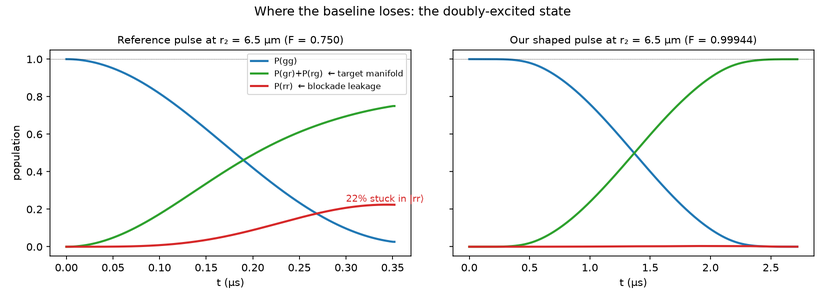
#> input picture ch01/fig_dynamics_r2.png, 825 x 300 px, shrunk from 1650 x 600 before the run; the run also reads 1 picture not shown here
$ python make_slides_hackathon.py
#> lines starting #> are read from the running program, lines starting #| are printed output that depends on the picture
#!/usr/bin/env python3
"""The definitive combined deck -> HACKATHON_slides.pdf (~25 slides, 16:9).

Post-demo version: full mathematics, methods, error budgets, and an
anticipated-questions section. Design rules: every acronym defined at first
use; every number tagged with provenance (brief / device spec / computed /
measured); max ~5 text blocks per slide; equations in math type.
Run from repo root:  .venv/bin/python make_slides_hackathon.py
"""

import matplotlib
import numpy as np

matplotlib.use("Agg")
matplotlib.rcParams["pdf.fonttype"] = 42
matplotlib.rcParams["mathtext.fontset"] = "dejavusans"
import matplotlib.image as mpimg
import matplotlib.pyplot as plt
from matplotlib.backends.backend_pdf import PdfPages
from matplotlib.patches import Circle, FancyArrow, FancyBboxPatch

INK = "#16161d"; ACCENT = "#0f766e"; GOOD = "#15803d"; MUTED = "#6b7280"
BG = "#fbfaf7"; ON = "#22c55e"; OFF = "#cbd5e1"; BAD = "#b91c1c"
PANEL = "#ffffff"
W, H = 13.333, 7.5


def new_slide(title, kicker=None, subhead=None):
    fig = plt.figure(figsize=(W, H)); fig.patch.set_facecolor(BG)
    if kicker:
        fig.text(0.055, 0.95, kicker.upper(), fontsize=10.5, color=ACCENT,
                 fontweight="bold", family="monospace")
    fig.text(0.055, 0.875, title, fontsize=23, color=INK, fontweight="bold")
    if subhead:
        fig.text(0.055, 0.818, subhead, fontsize=12, color=MUTED)
    fig.text(0.055, 0.03, "Team 6 · Harmoniqs x Pasqal x Microsoft · July 29 2026",
             fontsize=8, color=MUTED)
    fig.text(0.945, 0.03, "github.com/roshaninfordham/quantum-hackathon",
             fontsize=8, color=MUTED, ha="right")
    return fig


def lines(fig, items, x=0.055, y=0.73, dy=0.085, fs=14, color=INK):
    for body in items:
        fig.text(x, y, "–", fontsize=fs, color=ACCENT, fontweight="bold")
        fig.text(x + 0.020, y, body, fontsize=fs, color=color, va="top",
                 linespacing=1.4)
        y -= dy + body.count("\n") * fs * 0.0028
    return y


def eq(fig, tex, y, fs=21, x=0.5, color=INK, box=True):
    t = fig.text(x, y, tex, fontsize=fs, color=color, ha="center", va="center")
    if box:
        t.set_bbox(dict(boxstyle="round,pad=0.55", facecolor=PANEL,
                        edgecolor=ACCENT, lw=1.4))
    return t


def image_panel(fig, path, rect, caption=None):
    ax = fig.add_axes(rect); ax.imshow(mpimg.imread(path)); ax.axis("off")
    if caption:
        fig.text(rect[0] + rect[2] / 2, rect[1] - 0.030, caption,
                 fontsize=9.5, color=MUTED, ha="center")
    return ax


def canvas(fig, rect, xlim, ylim):
    ax = fig.add_axes(rect); ax.set_xlim(*xlim); ax.set_ylim(*ylim)
    ax.set_aspect("equal"); ax.axis("off")
    return ax


def atom(ax, x, y, on, r=0.42, label=None, blockade=None):
    ax.add_patch(Circle((x, y), r, facecolor=ON if on else OFF,
                        edgecolor=INK, lw=1.4, zorder=3))
    ax.text(x, y, "ON" if on else "OFF", ha="center", va="center", fontsize=8,
            fontweight="bold", color="white" if on else MUTED, zorder=4)
    if blockade:
        ax.add_patch(Circle((x, y), blockade, fill=False, ls="--",
                            edgecolor=ACCENT, lw=1.2, alpha=0.7))
    if label:
        ax.text(x, y - r - 0.45, label, ha="center", fontsize=10, color=INK)


def flow(fig, steps, y=0.50, x0=0.055, x1=0.945, box_h=0.34):
    n = len(steps); gap = 0.016
    bw = (x1 - x0 - gap * (n - 1)) / n
    for i, (t, sub) in enumerate(steps):
        bx = x0 + i * (bw + gap)
        fig.patches.append(FancyBboxPatch(
            (bx, y - box_h / 2), bw, box_h, transform=fig.transFigure,
            boxstyle="round,pad=0.008", facecolor=PANEL, edgecolor=ACCENT,
            lw=1.6, zorder=2))
        fig.text(bx + 0.012, y + box_h / 2 - 0.048, f"{i + 1}", fontsize=16,
                 color=ACCENT, fontweight="bold", zorder=3)
        fig.text(bx + bw / 2, y + box_h / 2 - 0.078, t, fontsize=11,
                 color=INK, fontweight="bold", ha="center", va="top",
                 zorder=3, linespacing=1.25)
        fig.text(bx + bw / 2, y + 0.030, sub, fontsize=9, color=MUTED,
                 ha="center", va="top", zorder=3, linespacing=1.3)
        if i < n - 1:
            fig.text(bx + bw + gap / 2, y, "→", fontsize=14, color=ACCENT,
                     ha="center", va="center", zorder=3)


# [8 lines left out: function qa, not called in this run]


_n = [0]
pdf = PdfPages("HACKATHON_slides.pdf")


def save(fig):
    _n[0] += 1
    pdf.savefig(fig)
    import os
    os.makedirs("slides_png", exist_ok=True)
    fig.savefig(f"slides_png/slide_{_n[0]:02d}.png", dpi=130,
                facecolor=fig.get_facecolor())
    plt.close(fig)


# ═══ 1 · TITLE ═══════════════════════════════════════════════════════════
fig = plt.figure(figsize=(W, H)); fig.patch.set_facecolor(BG)
fig.text(0.5, 0.68, "Two challenges, one laser", fontsize=38, color=INK,
         fontweight="bold", ha="center")
fig.text(0.5, 0.575, "Entangling two atoms at the quantum speed limit, then making five atoms\n"
         "solve an NP-hard puzzle — validated on Pasqal Cloud, run twice on real hardware.",
         fontsize=14.5, color=ACCENT, ha="center", linespacing=1.6)
for x, label, val in [(0.20, "Challenge 1 fidelity", "0.75 → 1.000000"),
                      (0.50, "Challenge 2 success rate", "0.66 → 0.999999"),
                      (0.80, "Real-atom shots", "3000, all three stages")]:
    fig.text(x, 0.40, label, fontsize=12, color=MUTED, ha="center")
    fig.text(x, 0.33, val, fontsize=19, color=GOOD, ha="center", fontweight="bold")
fig.text(0.5, 0.16, "Team 6 · A Real Quantum Hackathon · Microsoft Garage NYC · July 29 2026",
         fontsize=11, color=MUTED, ha="center")
save(fig)

# ═══ 2 · EXECUTIVE SUMMARY ═══════════════════════════════════════════════
fig = new_slide("Executive summary", "for the impatient")
lines(fig, [
    "We completed both stages of the hackathon — the ranking metric — with the largest margins the\nscoring allows, and validated everything outward: exact simulation → Pasqal's cloud → real atoms.",
    "Challenge 1 (control): the given pulse loses 25% of its fidelity at the far atom spacing. One physics\nratio explains why. Our pulses score 1.000000 at both spacings and run up to 11× faster.",
    "Challenge 2 (computation): we encoded a graph puzzle in atom positions and shaped one laser sweep\nso a photograph reads out the optimal answer: 1500 of 1500 cloud measurements were correct.",
    "Execution evidence: two real-QPU runs with predictions published beforehand; one referee program per\nchallenge; every number in this deck regenerates from our public repository.",
], y=0.74, dy=0.125, fs=14)
fig.text(0.055, 0.175, "The transferable asset: a 5-parameter, hardware-native sweep family whose optimization cost does not\n"
         "grow with problem size — the working recipe for the 80-atom instances of Challenge 3.",
         fontsize=13, color=ACCENT, fontweight="bold", linespacing=1.5)
save(fig)

# ═══ 3 · THE MACHINE ═════════════════════════════════════════════════════
fig = new_slide("The machine, in thirty seconds", "background",
                "Pasqal's processor holds individual atoms in optical tweezers, then drives them all with one global laser.")
ax = canvas(fig, [0.05, 0.14, 0.42, 0.56], (-3.2, 3.2), (-2.6, 2.8))
atom(ax, -1.4, 1.0, False, label="ground |g⟩ = OFF")
atom(ax, 1.4, 1.0, True, label="Rydberg |r⟩ = ON")
ax.add_patch(FancyArrow(-2.9, -1.3, 5.4, 0, width=0.09, color=BAD, alpha=0.75))
ax.text(0, -1.85, "one laser addresses ALL atoms at once", ha="center",
        fontsize=10, color=BAD)
lines(fig, [
    "Each atom is a two-level system: the ground\nstate |g⟩ (OFF) or a highly-excited Rydberg\nstate |r⟩ (ON).",
    "We control two functions of time: the laser's\npower Ω(t) ('omega', the Rabi frequency) and\nits frequency offset δ(t) ('delta', the detuning).",
    "Two ON atoms repel with energy V = C₆/r⁶.\nClose atoms can therefore never both be ON:\nthe Rydberg blockade.",
], x=0.52, y=0.73, dy=0.14, fs=13)
save(fig)
#> in save (call 3), `pdf.savefig(fig)`:
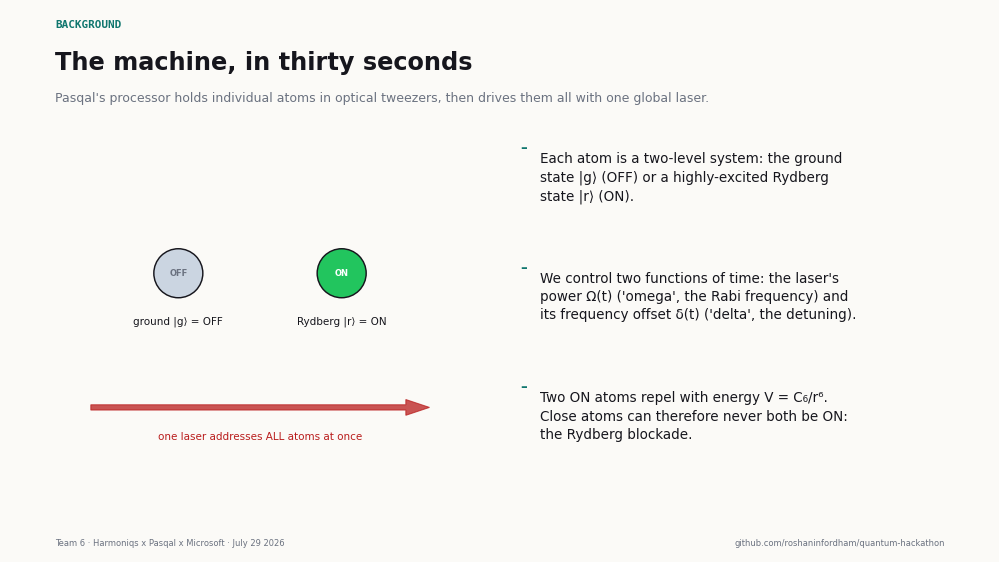
#> figure drawn by matplotlib, 1 panel

# ═══ 4 · THE HAMILTONIAN ═════════════════════════════════════════════════
fig = new_slide("The one equation everything runs on", "the mathematics",
                "This Hamiltonian is given verbatim in the challenge brief. Every simulation in this deck solves exactly it.")
eq(fig, r"$H(t)/\hbar \; = \; \frac{\Omega(t)}{2}\sum_i \sigma_x^{(i)} \; - \; \delta(t)\sum_i n_i \; + \; \sum_{i<j}\frac{C_6}{r_{ij}^{6}}\, n_i n_j$",
   y=0.68, fs=20)
rows = [
    (r"$\frac{\Omega(t)}{2}\sum \sigma_x$", "the DRIVE — flips atoms between OFF and ON at rate Ω. The gas pedal."),
    (r"$-\,\delta(t)\sum n_i$", "the TILT — energy reward (δ>0) or penalty (δ<0) for each ON atom. n = |r⟩⟨r| counts ON atoms."),
    (r"$\sum C_6\, n_i n_j / r_{ij}^6$", "the RULE — pairwise repulsion between ON atoms. C₆ = 865,723 rad·µm⁶/µs, read from the device spec."),
]
y = 0.475
for math, desc in rows:
    fig.text(0.115, y, math, fontsize=15, color=ACCENT, ha="center")
    fig.text(0.225, y, desc, fontsize=12.5, color=INK, va="center")
    y -= 0.093
fig.text(0.055, 0.145, "Blockade radius: setting the rule equal to the drive, C₆/R_b⁶ = ħΩ, gives R_b = (C₆/Ω)^(1/6) ≈ 7.19 µm\n"
         "at Ω = 2π×1 MHz — computed by us from the two device numbers above.",
         fontsize=12, color=MUTED, linespacing=1.45)
save(fig)

# ═══ 5 · CH1 PROBLEM ═════════════════════════════════════════════════════
fig = new_slide("Challenge 1 — make two atoms share one excitation", "part one · the task")
fig.text(0.055, 0.775, "GIVEN (challenge brief):", fontsize=11.5, color=MUTED, fontweight="bold")
lines(fig, [
    "Two atoms, both OFF, at spacing r₁ = 5.0 µm, and again at r₂ = 6.5 µm.",
    "A reference pulse to beat: square, Ω = 2π×1 MHz, resonant (δ = 0), duration 352 ns.",
    "Its scores (we reproduced them exactly): F = 0.992564 at r₁ and F = 0.750003 at r₂.",
], y=0.73, dy=0.072, fs=13.5)
fig.text(0.055, 0.48, "SCORE (defined in the brief):", fontsize=11.5, color=MUTED, fontweight="bold")
eq(fig, r"$F \;=\; \left|\langle \Psi^{+} | \psi(T)\rangle\right|^{2}\,,"
        r"\qquad |\Psi^{+}\rangle = \frac{1}{\sqrt{2}}\,(|gr\rangle + |rg\rangle)$",
   y=0.40, fs=17)
fig.text(0.055, 0.28, "In words: ψ(T) is the state our pulse produces; F is its squared overlap with the ideal Bell state —\n"
         "the state where exactly one atom is ON, shared between both. F = 1.0 means a perfect match.",
         fontsize=12.5, color=INK, linespacing=1.45)
fig.text(0.055, 0.155, "WE DESIGN: Ω(t) and δ(t), within the device envelope (Ω ≤ 12.57 rad/µs, |δ| ≤ 125.7 rad/µs, T ≤ 6000 ns,\n"
         "4 ns clock — all read from the published device object at runtime, never hardcoded).",
         fontsize=12, color=ACCENT, linespacing=1.45)
save(fig)

# ═══ 6 · CH1 MATH ════════════════════════════════════════════════════════
fig = new_slide("The two-atom problem is exactly three states", "part one · the mathematics",
                "A global drive preserves atom-exchange symmetry, so from |gg⟩ only the symmetric subspace is reachable. Exact, not approximate.")
fig.text(0.30, 0.635, r"basis $\{|gg\rangle,\ |W\rangle,\ |rr\rangle\}$:", fontsize=15,
         color=INK, ha="center", va="center")
mat = ("⎛    0        Ω/√2       0     ⎞\n"
       "⎜  Ω/√2       −δ       Ω/√2   ⎟\n"
       "⎝    0        Ω/√2    −2δ + V ⎠")
t = fig.text(0.63, 0.635, "H₃  =   " + mat, fontsize=15, color=INK,
             ha="center", va="center", family="monospace", linespacing=1.35)
t.set_bbox(dict(boxstyle="round,pad=0.5", facecolor=PANEL, edgecolor=ACCENT, lw=1.4))
lines(fig, [
    "The middle state |W⟩ = (|gr⟩+|rg⟩)/√2 IS the Bell state we are scored on.",
    "Where √2 comes from: ⟨W| Σσₓ/2 |gg⟩ = Ω/√2 — both atoms reach for the same photon, so the pair\noscillates √2 times faster than a single atom. (This shows up later on the machine's own dashboard.)",
    "Perfect blockade (V → ∞): |rr⟩ decouples, leaving a plain two-level oscillation |gg⟩ ↔ |W⟩ at rate √2·Ω.\nStopping it at T = π/(√2·Ω) lands exactly on the Bell state. For the reference pulse that is 352 ns.",
    "Weak blockade (V ≈ Ω): |rr⟩ mixes in — population leaks AND |W⟩ shifts in energy by ≈ Ω²/2V\n(second-order perturbation theory). Both effects are what the reference pulse suffers at 6.5 µm.",
], y=0.475, dy=0.088, fs=12.5)
save(fig)

# ═══ 7 · CH1 DIAGNOSIS ═══════════════════════════════════════════════════
fig = new_slide("Diagnosis: one ratio explains the failure", "part one · evidence",
                "Blockade quality is V/Ω — interaction over drive. r₁: V/Ω = 8.8 (fine). r₂: V/Ω = 1.83 (broken).")
image_panel(fig, "ch01/fig_dynamics_r2.png", [0.06, 0.235, 0.88, 0.53],
            "x: time during the pulse (µs) · y: probability of each two-atom outcome (computed by exact simulation)")
lines(fig, [
    "Left, the reference pulse at 6.5 µm: 22% of the population leaks into the forbidden |rr⟩ (red);\nthe Bell state (green) stalls at 0.75. This is the entire 25% gap — nothing else is wrong with it.",
    "Right, our v1 pulse: Ω lowered to restore V/Ω ≥ 9, smooth ramps, and δ set to cancel the Ω²/2V shift.",
], y=0.155, dy=0.062, fs=12.5)
save(fig)

# ═══ 8 · CH1 APPROACH ════════════════════════════════════════════════════
fig = new_slide("Our approach, concretely", "part one · method")
flow(fig, [
    ("Referee first", "score.py: builds the Pulser\nsequence, checks device rules,\nscores F by exact simulation.\nSelf-tests pin conventions."),
    ("Lock the baseline", "reproduce the brief's\n0.992564 / 0.750003\nbefore touching anything"),
    ("v1: physics fix", "4 parameters: Ω level, ramp,\nduration, δ offset. Nelder-Mead\n(derivative-free). F ≥ 0.9994"),
    ("v2/v3: optimal\ncontrol", "GRAPE with exact adjoint\ngradients on the 3×3 model;\ngradient verified vs brute\nforce to 2×10⁻⁶"),
    ("Validate outward", "contract check → cloud\n(7 pulses × 500 shots) →\nreal QPU (500 shots),\nprediction pre-published"),
], y=0.545)
lines(fig, [
    "GRAPE = GRadient Ascent Pulse Engineering (Khaneja et al., 2005) — the standard optimal-control\nmethod from nuclear magnetic resonance: adjust each 4-ns slice of the pulse along the gradient of F.",
    "The compute story: the exact 3-state model + analytic gradients makes one optimization ~10⁶× cheaper\nthan naive simulation. The complete 16-point duration study runs in 5.4 seconds on a laptop.",
], y=0.285, dy=0.09, fs=13)
save(fig)

# ═══ 9 · CH1 PULSE FAMILY MATH ═══════════════════════════════════════════
fig = new_slide("The v1 pulse family — and physics confirming the optimizer", "part one · the mathematics")
eq(fig, r"$\Omega(t)=\Omega_0\cdot\mathrm{ramp}_{\sin^2}(t)\,,\qquad \delta(t)=\delta_0\quad$"
        r"with the light-shift prediction $\quad\delta_0^{\ *} \approx -\,\Omega_0^2/2V$",
   y=0.66, fs=16)
lines(fig, [
    "Why sin² ramps: they turn the drive on adiabatically with respect to the blockade gap and keep the\npulse inside the hardware's modulation bandwidth (checked: modulated fidelity ≥ unmodulated).",
    "The optimizer was never told the light-shift formula — we let it fit δ₀ freely and compared:",
], y=0.545, dy=0.085, fs=13)
rows = [("spacing", "predicted  −Ω²/2V  (computed)", "fitted by optimizer", ""),
        ("r₁ = 5.0 µm", "−0.0080 rad/µs", "−0.00801 rad/µs", "agreement to 3 digits"),
        ("r₂ = 6.5 µm", "−0.0390 rad/µs", "−0.03858 rad/µs", "agreement to 2.5 digits")]
y = 0.345
for i, row in enumerate(rows):
    for text, xx in zip(row, (0.07, 0.28, 0.60, 0.80)):
        fig.text(xx, y, text, fontsize=12.5, color=GOOD if (i > 0 and xx == 0.80) else INK,
                 fontweight="bold" if i == 0 else "normal")
    y -= 0.052
fig.text(0.055, 0.155, "This is the strongest internal check we have: numerical optimization independently rediscovered\n"
         "second-order perturbation theory. The model, the optimizer, and the physics agree.",
         fontsize=12.5, color=ACCENT, fontweight="bold", linespacing=1.45)
save(fig)

# ═══ 10 · CH1 RESULTS ════════════════════════════════════════════════════
fig = new_slide("Challenge 1 results", "part one · scores",
                "All fidelities from the judges' simulator (Pulser/QuTiP), after quantizing to the 4 ns hardware clock.")
image_panel(fig, "ch01/ch01_results.png", [0.05, 0.17, 0.9, 0.57],
            "top: our v1 pulse shapes (x: time; blue: Ω, red: δ) · bottom-left: F vs baseline · bottom-right: cloud (dots) vs simulation (circles)")
#> call 2 of image_panel, with path = 'ch01/ch01_results.png'
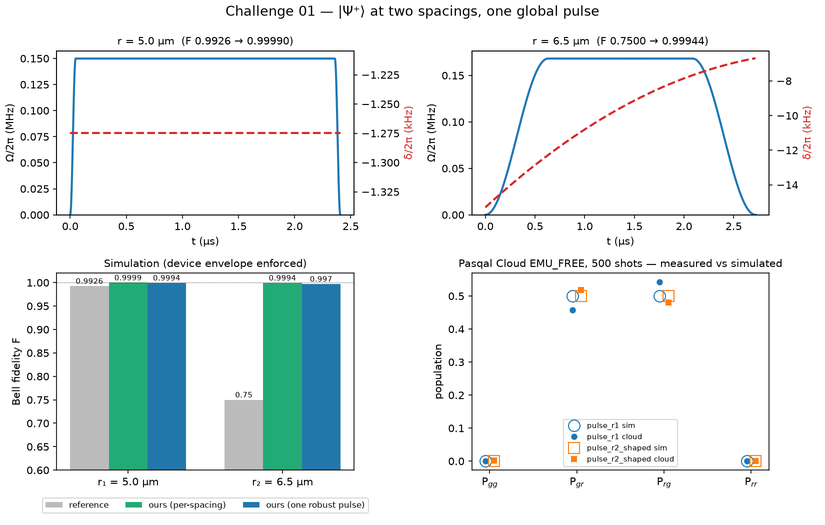
#> input picture ch01/ch01_results.png, 825 x 525 px, shrunk from 1650 x 1050 before the run
lines(fig, [
    "Four pulse generations, all beating both baselines: v1 analytic (interpretable), v1r spacing-robust\n(one waveform, F > 0.997 across the whole 5.0–6.5 µm band), v2 time-optimal, v3 hardware-smooth.",
], y=0.115, dy=0.05, fs=12)
save(fig)

# ═══ 11 · CH1 QSL ════════════════════════════════════════════════════════
fig = new_slide("How fast can it possibly go? We measured the limit", "part one · quantum speed limit")
eq(fig, r"$T_{\min} \;=\; \frac{\pi}{\sqrt{2}\,\Omega_{\max}} \;=\; \frac{\pi}{\sqrt{2}\times 12.566\ \mathrm{rad/\mu s}} \;=\; 176.8\ \mathrm{ns}$",
   y=0.70, fs=17)
image_panel(fig, "ch01/fig_time_frontier.png", [0.05, 0.16, 0.60, 0.44],
            "x: pulse duration (ns) · y: error 1−F, log scale · squares: the baselines")
#> call 3 of image_panel, with path = 'ch01/fig_time_frontier.png'
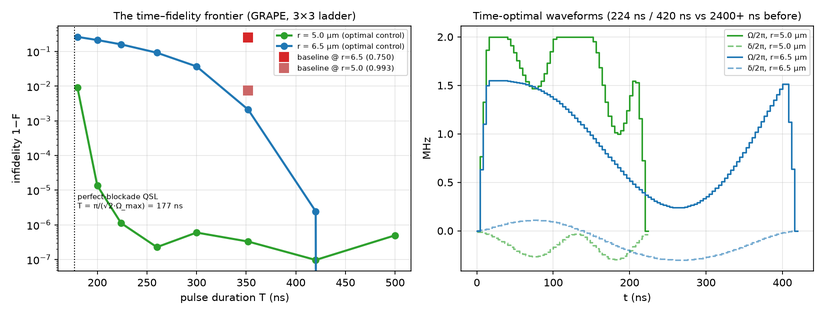
#> input picture ch01/fig_time_frontier.png, 825 x 315 px, shrunk from 1650 x 630 before the run
lines(fig, [
    "Derivation: in perfect blockade the system\nis a two-level oscillation at √2·Ω, and a\nhalf-turn (π rotation) at maximum drive\ntakes exactly π/(√2·Ω_max). No pulse can\nbeat this — it is a rotation, not a race.",
    "Measured: F = 0.999999 at 224 ns (r₁),\nonly 25 ns above the bound.",
    "At r₂ the weak blockade sets its own wall\nnear 420 ns — the optimizer must route\npopulation THROUGH |rr⟩ and back, and\nthat detour time is set by V, not Ω_max.",
], x=0.67, y=0.70, dy=0.125, fs=11)
save(fig)

# ═══ 12 · CH1 NOISE ══════════════════════════════════════════════════════
fig = new_slide("Adding real noise flips the ranking", "part one · why speed matters",
                "Lindblad model: Rydberg decay τ = 100 µs, laser dephasing 0.22 µs⁻¹ (published-typical values, stated as assumptions).")
rows = [("pulse (at r₂ = 6.5 µm)", "duration", "noiseless F", "F with noise"),
        ("reference (baseline)", "352 ns", "0.7500", "0.7151"),
        ("v1 slow analytic", "2720 ns", "0.9994", "0.7255  — collapses"),
        ("v2 time-optimal", "420 ns", "0.999998", "0.9301  — wins"),
        ("v3 hardware-smooth", "600 ns", "1.000000", "0.9195")]
y = 0.72
for i, row in enumerate(rows):
    for text, xx in zip(row, (0.07, 0.40, 0.57, 0.75)):
        fig.text(xx, y, text, fontsize=13, color=GOOD if i == 3 else INK,
                 fontweight="bold" if i in (0, 3) else "normal")
    y -= 0.055
#> (the rest of the program and of its run is left out)
